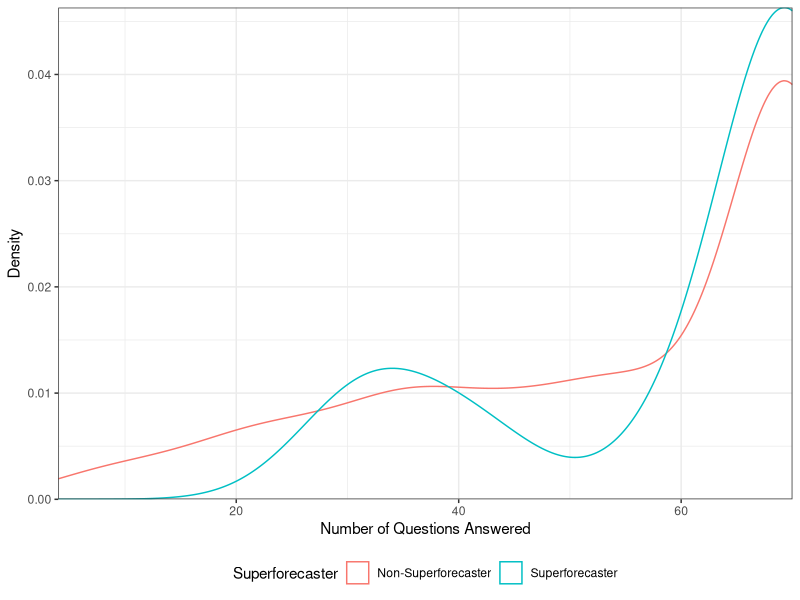
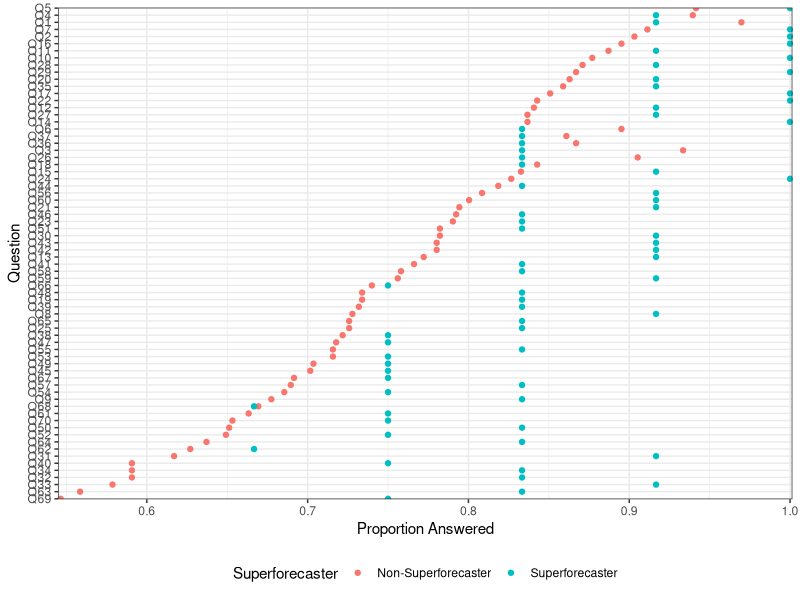
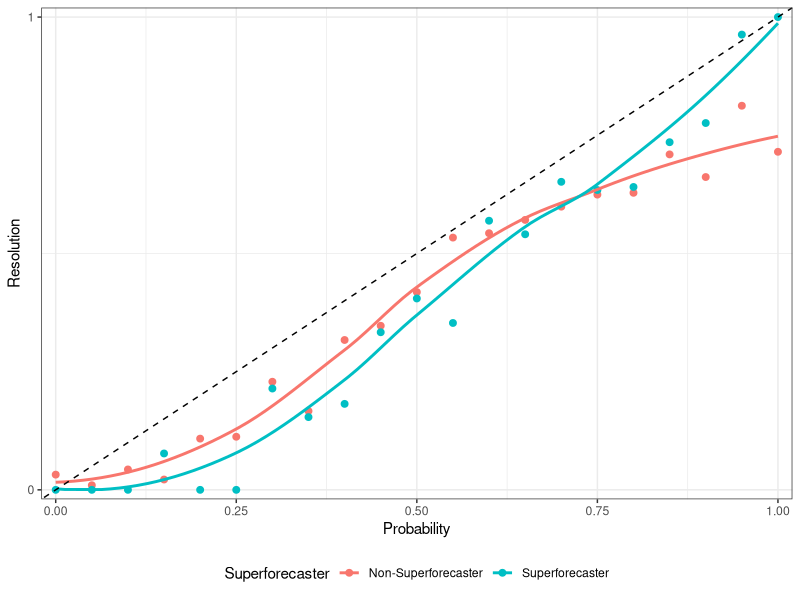

Source code (R) for these figures, in order: (Note: a time limit stopped this script after it produced the figures.)
library(tidyverse)

df = read.csv("data/acx 2022 predictions.csv")

# convert to tidy format
# first, take columns with guesses (note: excluding Scott from this)
columnwise_pred = as.matrix(df[1:70,13:ncol(df)])
# rotate columns and append to dataframe with IDs + other info
preds = cbind(data.frame(id = seq(1, dim(columnwise_pred)[2])),
              pred_mkt_exp = as.character(df[72,13:ncol(df)]),
              superforecaster = as.character(df[73,13:ncol(df)]),
              time = as.character(df[74,13:ncol(df)]),
              lw_id = as.character(df[75,13:ncol(df)]),
              ea_id = as.character(df[76,13:ncol(df)]),
              profession = as.character(df[77,13:ncol(df)]),
              degree = as.character(df[78,13:ncol(df)]),
              t(columnwise_pred))
# change column names of questions for ease of use and remove row names
rownames(preds) = NULL
names(preds)[9:ncol(preds)] = paste0("Q", seq(1,70))
# replace blanks with NA
preds[preds == ''] = NA

# create a data frame with question info
q_info = data.frame(q_id = paste0("Q", seq(1,70)),
                    resolution = as.numeric(df[1:70,2]),
                    question = as.character(df[1:70,1]),
                    scott = as.numeric(df[1:70,3]/100))

##### Plot questions answered by superforecaster status

plot0 = preds %>%
  mutate(Superforecaster = case_when(superforecaster == "Yes" ~ "Superforecaster",
                                     TRUE ~ "Non-Superforecaster")) %>%
  pivot_longer(cols = starts_with("Q"), names_to = "question", values_to = "probability") %>%
  filter(!is.na(probability)) %>%
  group_by(id) %>%
  tally()

plot0 = merge(plot0, preds[,c("id","superforecaster")] %>%
                mutate(Superforecaster = case_when(superforecaster == "Yes" ~ "Superforecaster",
                                                   TRUE ~ "Non-Superforecaster")) , all.x = T) %>%
  select(!superforecaster)

ggplot(plot0, aes(x = n, color = Superforecaster)) +
  geom_density(fill = NA) +
  scale_x_continuous(name = "Number of Questions Answered", expand = c(0,0)) +
  scale_y_continuous(name = "Density", expand = c(0,0)) +
  theme_bw() +
  theme(legend.position = "bottom")

##### Plot answers to each question by superforecaster status
# count how many answered each question
plot1 = preds %>%
  mutate(Superforecaster = case_when(superforecaster == "Yes" ~ "Superforecaster",
                                     TRUE ~ "Non-Superforecaster")) %>%
  pivot_longer(cols = starts_with("Q"), names_to = "question", values_to = "probability") %>%
  filter(!is.na(probability)) %>%
  select(Superforecaster, question) %>%
  group_by(Superforecaster, question) %>%
  count(Superforecaster, name = "answered")

# replace NA with 0 and convert to proportions
plot1[is.na(plot1$answered),"answered"] = 0
plot1$answered = as.double(plot1$answered)
plot1[plot1$Superforecaster == "Superforecaster","answered"] = 
  as.numeric(unlist(plot1[plot1$Superforecaster == "Superforecaster", "answered"])) / 12
plot1[plot1$Superforecaster == "Non-Superforecaster", "answered"]= 
  as.numeric(unlist(plot1[plot1$Superforecaster == "Non-Superforecaster", "answered"]))  / 496
plot1$question = with(plot1, reorder(question, answered, FUN = min))

# in all but how many q's do superforecasters answer more than non-superforecasters? 61 / 70
plot1 %>%
  pivot_wider(names_from = Superforecaster, values_from = answered) %>%
  filter(Superforecaster > `Non-Superforecaster`) %>%
  nrow()

# plot
ggplot(plot1, aes(x = answered, y = question, color = Superforecaster)) +
  geom_point() +
  scale_x_continuous(name = "Proportion Answered", expand = c(0.001,0.001)) +
  scale_y_discrete(name = "Question", expand = c(0.001,0.001)) +
  theme_bw() +
  theme(legend.position = "bottom") 

##### Calibration 
plot2 = preds %>%
  mutate(Superforecaster = case_when(superforecaster == "Yes" ~ "Superforecaster",
                                     TRUE ~ "Non-Superforecaster")) %>%
  pivot_longer(cols = starts_with("Q"), names_to = "question", values_to = "probability") %>%
  filter(!is.na(probability))
plot2 = merge(plot2, q_info[,c("q_id","resolution")] %>% filter(!is.na(resolution)), 
              by.x = "question", by.y = "q_id", 
              all.x = TRUE) %>%
  filter(!is.na(resolution)) %>%
  mutate(probability = as.numeric(probability)/100,
         bin = cut_width(probability, 0.05, labels = FALSE),
         bin_avg = (bin-1)*0.05) %>%
  group_by(Superforecaster, bin_avg) %>%
  summarise(mean_resolution = mean(resolution))

# plot calibration - hmm...
ggplot(plot2, aes(x = bin_avg,
                  y = mean_resolution,
                  color = Superforecaster)) +
  geom_point(size = 2) +
  geom_smooth(method = "loess", se=FALSE) +
  geom_abline(intercept = 0, slope = 1, linetype="dashed") +
  scale_x_continuous(limits = c(0,1), breaks = c(0, 0.25, 0.5, 0.75, 1), expand = c(0.01,0.01), name = "Probability") +
  scale_y_continuous(limits = c(0,1), breaks = c(0,1), expand = c(0.01,0.01), name = "Resolution") +
  theme_bw() +
  theme(legend.position = "bottom")
  
##### Permutation test for group scores
# replace NA values with Scott's prediction
plot3 = preds %>%
  pivot_longer(cols = starts_with("Q"), names_to = "question", values_to = "probability") %>%
  mutate(probability = as.numeric(probability)/100,
         Superforecaster = case_when(superforecaster == "Yes" ~ "Superforecaster",
                                     TRUE ~ "Non-Superforecaster"))
plot3 = merge(plot3, q_info[,c("q_id","scott")], by.x = "question", by.y = "q_id", all.x = TRUE)
plot3[is.na(plot3$probability),"probability"] = plot3[is.na(plot3$probability),"scott"]  
  
# function to calculate logloss score
logloss = function(y, p) {
  return()
}

# Question level permutations
# make empty dataframe to hold results
ql_perm = data.frame(perm = numeric(),
                     question = character(),
                     avg_prob = numeric())
# get ID numbers of non-superforecasters
non_sf = plot3[plot3$Superforecaster == "Non-Superforecaster", "id"]
# get N permutations
set.seed(108)
for(i in 1:10000){
  ql_perm = rbind(ql_perm,
                  plot3 %>%
                    filter(id %in% sample(non_sf, 12)) %>%
                    group_by(question) %>%
                    summarize(avg_prob = mean(probability)) %>%
                    mutate(perm = i))
}
# merge in resolutions
ql_perm = merge(ql_perm, q_info[,c("q_id","resolution")], by.x = "question", by.y = "q_id", all.x = TRUE)
# add log-loss scores
ql_perm$score = mapply(FUN = function(x,y) -(y*log(x) + (1-y)*log(1-x)),
                       x = ql_perm$avg_prob,
                       y = ql_perm$resolution)
ql_perm = ql_perm %>% filter(!is.na(score))

# get scores for superforecasters
sf_scores = read.csv("data/acx 2022 scores.csv")[1:70,7]
ql_sf = data.frame(question = paste0("Q", seq(1,70)),
                   sf_score = sf_scores) %>%
  filter(!is.na(sf_score))

# reorder
ql_perm = merge(ql_perm, ql_sf, by = "question")
ql_perm$question = with(ql_perm, reorder(question, sf_score))
ql_sf$question = with(ql_sf, reorder(question, sf_score))

# plot permutation results
ggplot() +
  geom_point(data = ql_perm,
             aes(x = score, y = question),
             color = "gray",
             shape = 1,
             fill = NA) +
  geom_point(data = ql_sf,
             aes(x = sf_score, y = question),
             shape = 3,
             color = "red") +
  scale_x_continuous(expand = c(0,0), name = "Log-Loss Score") +
  scale_y_discrete(name = "")

# get probability that randomly selected 12 non-superforecasters are better
# than superforecaster aggregate
ql_perm_sum = ql_perm %>%
  mutate(non_sf_better = score < sf_score) %>%
  group_by(question) %>%
  summarize(pr_better = sum(non_sf_better)/10000)

# probability that non-sf groups are better (39%)
nrow(ql_perm_sum[ql_perm_sum$pr_better > 0.5,]) / nrow(ql_perm_sum)

# plot the above
ggplot(ql_perm_sum, aes(x = pr_better)) +
  geom_density() +
  scale_x_continuous(name = "Probability that non-superforecaster groups are more accurate for a given question",
                     breaks = c(0,0.25,0.5,0.75,1),
                     limits = c(0,1),
                     expand = c(0,0)) +
  scale_y_continuous(name = "Density", expand = c(0,0)) +
  theme_bw()

##### Tournament level predictions
#get superforecaster sum
sf_sum = sum(ql_sf$sf_score)
ql_sum = ql_perm %>%
  group_by(perm) %>%
  summarize(sum_score = sum(score))

#plot
ggplot() +
  geom_density(data = ql_sum, 
               aes(x = sum_score),
               color = "gray") +
  geom_vline(aes(xintercept = sf_sum),
             color = "red") +
  scale_x_continuous(expand = c(0,0),
                     name = "Non-superforecaster group scores") +
  scale_y_continuous(name = "Density",
                     expand = c(0,0)) +
  theme_bw()

# proportion of non-superforecaster groups with higher score
nrow(ql_sum[ql_sum$sum_score < sf_sum,]) / nrow(ql_sum)
